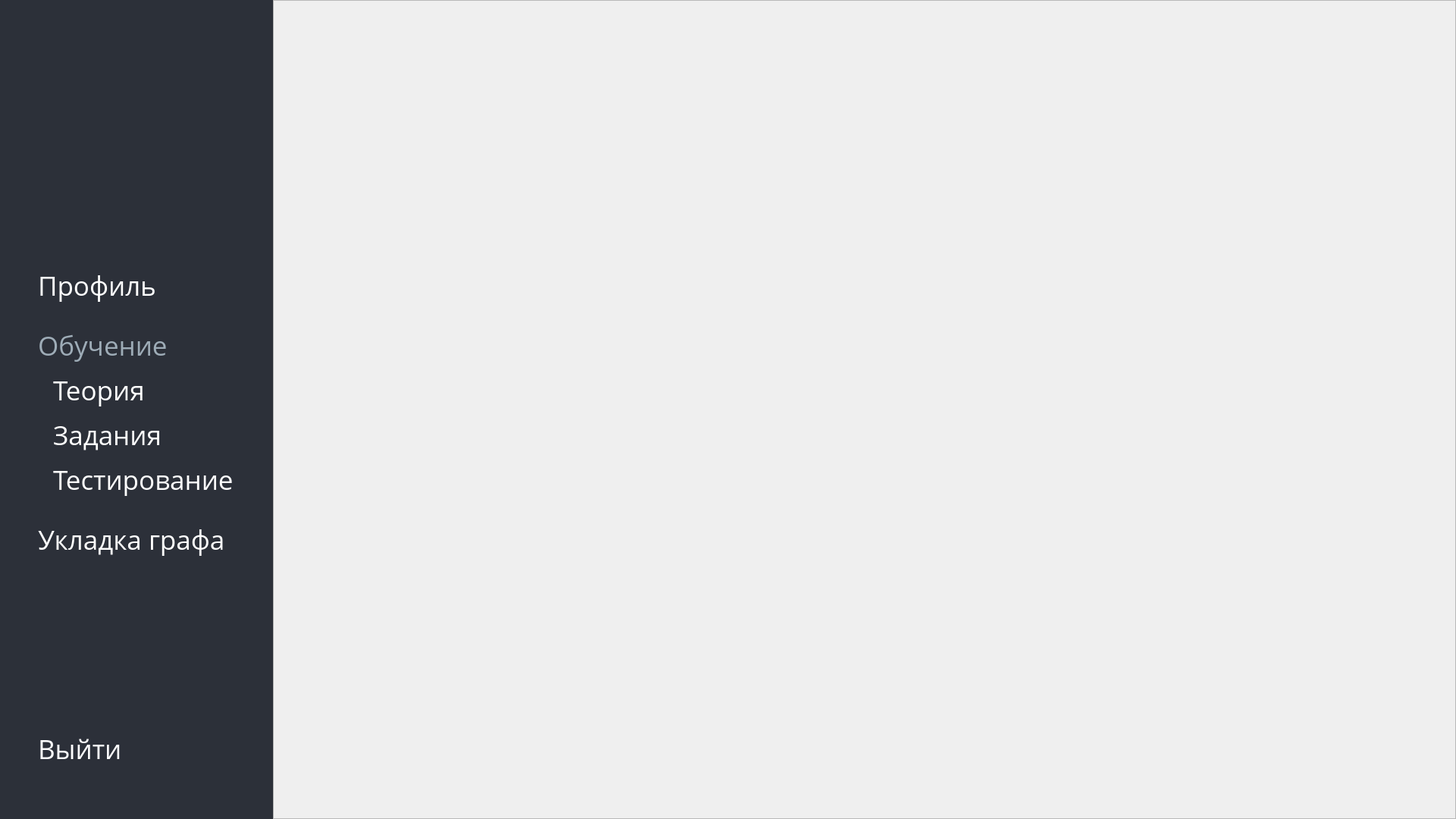
<?xml version="1.0" encoding="UTF-8"?>
<ui version="4.0">
 <class>MainWindow</class>
 <widget class="QMainWindow" name="MainWindow">
  <property name="windowModality">
   <enum>Qt::NonModal</enum>
  </property>
  <property name="geometry">
   <rect>
    <x>0</x>
    <y>0</y>
    <width>1920</width>
    <height>1080</height>
   </rect>
  </property>
  <property name="font">
   <font>
    <family>Open Sans</family>
   </font>
  </property>
  <property name="windowTitle">
   <string>PlanarEd</string>
  </property>
  <property name="windowIcon">
   <iconset>
    <normaloff>../assets/logo_black.svg</normaloff>../assets/logo_black.svg</iconset>
  </property>
  <property name="styleSheet">
   <string notr="true"/>
  </property>
  <property name="locale">
   <locale language="Russian" country="Russia"/>
  </property>
  <widget class="QWidget" name="centralwidget">
   <property name="font">
    <font>
     <family>Open Sans</family>
     <pointsize>26</pointsize>
    </font>
   </property>
   <layout class="QHBoxLayout" name="horizontalLayout_4">
    <property name="spacing">
     <number>0</number>
    </property>
    <property name="leftMargin">
     <number>0</number>
    </property>
    <property name="topMargin">
     <number>0</number>
    </property>
    <property name="rightMargin">
     <number>0</number>
    </property>
    <property name="bottomMargin">
     <number>0</number>
    </property>
    <item>
     <widget class="QFrame" name="fr_menu">
      <property name="sizePolicy">
       <sizepolicy hsizetype="Preferred" vsizetype="Preferred">
        <horstretch>0</horstretch>
        <verstretch>0</verstretch>
       </sizepolicy>
      </property>
      <property name="minimumSize">
       <size>
        <width>360</width>
        <height>0</height>
       </size>
      </property>
      <property name="maximumSize">
       <size>
        <width>360</width>
        <height>16777215</height>
       </size>
      </property>
      <property name="styleSheet">
       <string notr="true">QFrame {
	background-color: rgb(44, 48, 57);
}</string>
      </property>
      <property name="frameShape">
       <enum>QFrame::NoFrame</enum>
      </property>
      <property name="frameShadow">
       <enum>QFrame::Plain</enum>
      </property>
      <property name="lineWidth">
       <number>0</number>
      </property>
      <layout class="QVBoxLayout" name="verticalLayout_3" stretch="1,1,1,1,1">
       <item>
        <widget class="QLabel" name="lbl_logo">
         <property name="maximumSize">
          <size>
           <width>16777215</width>
           <height>200</height>
          </size>
         </property>
         <property name="cursor">
          <cursorShape>PointingHandCursor</cursorShape>
         </property>
         <property name="styleSheet">
          <string notr="true"/>
         </property>
         <property name="text">
          <string/>
         </property>
         <property name="pixmap">
          <pixmap>resources/img/logo_white.svg</pixmap>
         </property>
         <property name="scaledContents">
          <bool>false</bool>
         </property>
         <property name="alignment">
          <set>Qt::AlignCenter</set>
         </property>
        </widget>
       </item>
       <item>
        <spacer name="verticalSpacer">
         <property name="orientation">
          <enum>Qt::Vertical</enum>
         </property>
         <property name="sizeType">
          <enum>QSizePolicy::Preferred</enum>
         </property>
         <property name="sizeHint" stdset="0">
          <size>
           <width>20</width>
           <height>50</height>
          </size>
         </property>
        </spacer>
       </item>
       <item>
        <layout class="QVBoxLayout" name="verticalLayout">
         <property name="spacing">
          <number>30</number>
         </property>
         <property name="topMargin">
          <number>0</number>
         </property>
         <property name="bottomMargin">
          <number>0</number>
         </property>
         <item>
          <widget class="QLabel" name="lbl_profile">
           <property name="font">
            <font>
             <family>Open Sans</family>
             <pointsize>26</pointsize>
             <weight>50</weight>
             <italic>false</italic>
             <bold>false</bold>
            </font>
           </property>
           <property name="cursor">
            <cursorShape>PointingHandCursor</cursorShape>
           </property>
           <property name="styleSheet">
            <string notr="true">QLabel {
	color: rgb(255, 255, 255);
	text-align: left;
	margin-left: 32;
}

QLabel:hover {
	color: rgb(12, 140, 233);
}</string>
           </property>
           <property name="text">
            <string>Профиль</string>
           </property>
           <property name="margin">
            <number>0</number>
           </property>
          </widget>
         </item>
         <item>
          <layout class="QVBoxLayout" name="verticalLayout_2">
           <property name="spacing">
            <number>10</number>
           </property>
           <item>
            <layout class="QHBoxLayout" name="horizontalLayout_3">
             <item>
              <widget class="QLabel" name="lbl_edu">
               <property name="sizePolicy">
                <sizepolicy hsizetype="Preferred" vsizetype="Preferred">
                 <horstretch>0</horstretch>
                 <verstretch>0</verstretch>
                </sizepolicy>
               </property>
               <property name="font">
                <font>
                 <family>Open Sans</family>
                 <pointsize>26</pointsize>
                 <kerning>true</kerning>
                </font>
               </property>
               <property name="styleSheet">
                <string notr="true">color: rgb(158, 172, 183);
text-align: left;
margin-left: 32;</string>
               </property>
               <property name="text">
                <string>Обучение</string>
               </property>
               <property name="margin">
                <number>0</number>
               </property>
              </widget>
             </item>
             <item>
              <widget class="QLabel" name="lbl_arrow">
               <property name="sizePolicy">
                <sizepolicy hsizetype="Preferred" vsizetype="Preferred">
                 <horstretch>0</horstretch>
                 <verstretch>0</verstretch>
                </sizepolicy>
               </property>
               <property name="minimumSize">
                <size>
                 <width>0</width>
                 <height>0</height>
                </size>
               </property>
               <property name="maximumSize">
                <size>
                 <width>50</width>
                 <height>16777215</height>
                </size>
               </property>
               <property name="text">
                <string/>
               </property>
               <property name="pixmap">
                <pixmap>../assets/arrow.svg</pixmap>
               </property>
              </widget>
             </item>
            </layout>
           </item>
           <item>
            <widget class="QLabel" name="lbl_theory">
             <property name="font">
              <font>
               <family>Open Sans</family>
               <pointsize>26</pointsize>
              </font>
             </property>
             <property name="cursor">
              <cursorShape>PointingHandCursor</cursorShape>
             </property>
             <property name="styleSheet">
              <string notr="true">QLabel {
	color: rgb(255, 255, 255);
	text-align: left;
	margin-left: 52;
}

QLabel:hover {
	color: rgb(12, 140, 233);
}
</string>
             </property>
             <property name="text">
              <string>Теория</string>
             </property>
             <property name="margin">
              <number>0</number>
             </property>
            </widget>
           </item>
           <item>
            <widget class="QLabel" name="lbl_tasks">
             <property name="font">
              <font>
               <family>Open Sans</family>
               <pointsize>26</pointsize>
              </font>
             </property>
             <property name="cursor">
              <cursorShape>PointingHandCursor</cursorShape>
             </property>
             <property name="styleSheet">
              <string notr="true">QLabel {
	color: rgb(255, 255, 255);
	text-align: left;
	margin-left: 52;
}

QLabel:hover {
	color: rgb(12, 140, 233);
}</string>
             </property>
             <property name="text">
              <string>Задания</string>
             </property>
             <property name="margin">
              <number>0</number>
             </property>
            </widget>
           </item>
           <item>
            <widget class="QLabel" name="lbl_testing">
             <property name="font">
              <font>
               <family>Open Sans</family>
               <pointsize>26</pointsize>
              </font>
             </property>
             <property name="cursor">
              <cursorShape>PointingHandCursor</cursorShape>
             </property>
             <property name="styleSheet">
              <string notr="true">QLabel {
	color: rgb(255, 255, 255);
	text-align: left;
	margin-left: 52;
}

QLabel:hover {
	color: rgb(12, 140, 233);
}</string>
             </property>
             <property name="text">
              <string>Тестирование</string>
             </property>
             <property name="margin">
              <number>0</number>
             </property>
            </widget>
           </item>
          </layout>
         </item>
         <item>
          <widget class="QLabel" name="lbl_graph_emb">
           <property name="font">
            <font>
             <family>Open Sans</family>
             <pointsize>26</pointsize>
            </font>
           </property>
           <property name="cursor">
            <cursorShape>PointingHandCursor</cursorShape>
           </property>
           <property name="styleSheet">
            <string notr="true">QLabel {
	color: rgb(255, 255, 255);
	text-align: left;
	margin-left: 32;
}

QLabel:hover {
	color: rgb(12, 140, 233);
}</string>
           </property>
           <property name="text">
            <string>Укладка графа</string>
           </property>
           <property name="margin">
            <number>0</number>
           </property>
          </widget>
         </item>
        </layout>
       </item>
       <item>
        <spacer name="verticalSpacer_2">
         <property name="orientation">
          <enum>Qt::Vertical</enum>
         </property>
         <property name="sizeType">
          <enum>QSizePolicy::Preferred</enum>
         </property>
         <property name="sizeHint" stdset="0">
          <size>
           <width>20</width>
           <height>50</height>
          </size>
         </property>
        </spacer>
       </item>
       <item>
        <widget class="QLabel" name="lbl_exit">
         <property name="maximumSize">
          <size>
           <width>16777215</width>
           <height>160</height>
          </size>
         </property>
         <property name="font">
          <font>
           <family>Open Sans</family>
           <pointsize>26</pointsize>
           <weight>50</weight>
           <italic>false</italic>
           <bold>false</bold>
          </font>
         </property>
         <property name="cursor">
          <cursorShape>PointingHandCursor</cursorShape>
         </property>
         <property name="styleSheet">
          <string notr="true">QLabel {
	color: rgb(255, 255, 255);
	text-align: left;
	margin-left: 32;
	margin-top: 30;
    margin-bottom: 50;
}

QLabel:hover {
	color: rgb(12, 140, 233);
}</string>
         </property>
         <property name="text">
          <string>Выйти</string>
         </property>
         <property name="alignment">
          <set>Qt::AlignBottom|Qt::AlignLeading|Qt::AlignLeft</set>
         </property>
         <property name="margin">
          <number>0</number>
         </property>
         <property name="textInteractionFlags">
          <set>Qt::LinksAccessibleByMouse</set>
         </property>
        </widget>
       </item>
      </layout>
     </widget>
    </item>
    <item>
     <widget class="QFrame" name="fr_main">
      <property name="frameShape">
       <enum>QFrame::StyledPanel</enum>
      </property>
      <property name="frameShadow">
       <enum>QFrame::Raised</enum>
      </property>
      <layout class="QVBoxLayout" name="verticalLayout_4">
       <item>
        <widget class="QStackedWidget" name="stackedWidget">
         <property name="sizePolicy">
          <sizepolicy hsizetype="Preferred" vsizetype="Preferred">
           <horstretch>0</horstretch>
           <verstretch>0</verstretch>
          </sizepolicy>
         </property>
         <property name="currentIndex">
          <number>-1</number>
         </property>
        </widget>
       </item>
      </layout>
     </widget>
    </item>
   </layout>
  </widget>
 </widget>
 <resources/>
 <connections/>
</ui>
